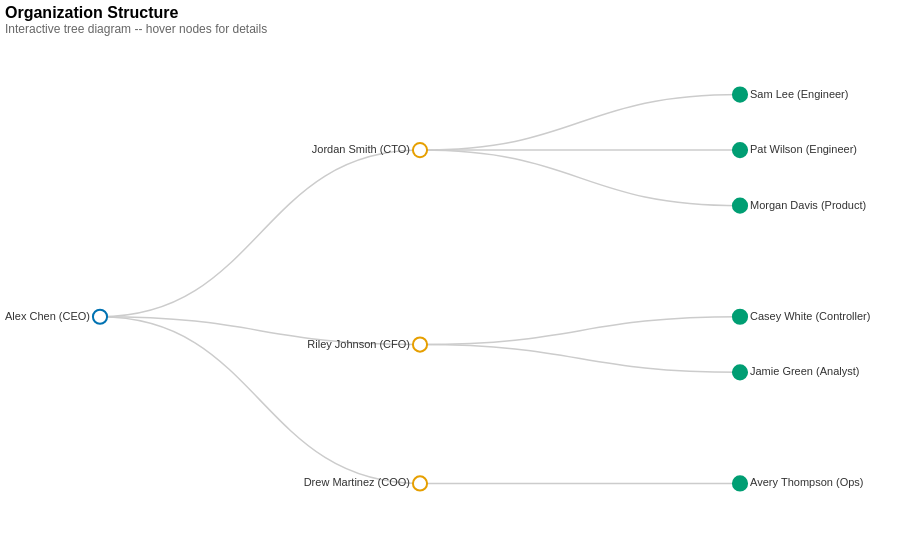

Write the Vega-Lite specification saved for this chart.
### Vega specification from a JSON file in a GitHub repository (floating-point values rounded to 4 significant figures)
{"$schema": "https://vega.github.io/schema/vega/v6.json", "_metadata": {"dataFormat": "Array of objects with 'id' (unique string), 'parent' (string referencing another id, or null for root), and 'name' (display label) fields. Hierarchical parent-child structure.", "customization": ["Replace 'values' array in data[0] with your hierarchy", "Change 'name' field or add additional fields for richer tooltips", "Adjust tree transform 'method' ('tidy' or 'cluster') and 'size' for layout", "Update scales[0] (depthColor) domain and range for your depth levels", "Switch orientation by swapping x/y assignments in the tree transform 'as' array", "Modify title.text and description for your context"], "notes": "The tidy layout algorithm spaces nodes evenly. Use 'cluster' method to align leaf nodes at the same depth."}, "description": "Organizational hierarchy tree diagram with tidy layout. Nodes represent people and departments with parent-child relationships shown as curved links.", "width": 800, "height": 500, "padding": 5, "data": [{"name": "tree", "values": [{"id": "1", "parent": null, "name": "Alex Chen (CEO)"}, {"id": "2", "parent": "1", "name": "Jordan Smith (CTO)"}, {"id": "3", "parent": "1", "name": "Riley Johnson (CFO)"}, {"id": "4", "parent": "1", "name": "Drew Martinez (COO)"}, {"id": "5", "parent": "2", "name": "Sam Lee (Engineer)"}, {"id": "6", "parent": "2", "name": "Pat Wilson (Engineer)"}, {"id": "7", "parent": "2", "name": "Morgan Davis (Product)"}, {"id": "8", "parent": "3", "name": "Casey White (Controller)"}, {"id": "9", "parent": "3", "name": "Jamie Green (Analyst)"}, {"id": "10", "parent": "4", "name": "Avery Thompson (Ops)"}], "transform": [{"type": "stratify", "key": "id", "parentKey": "parent"}, {"type": "tree", "method": "tidy", "size": [{"signal": "height"}, {"signal": "width - 160"}], "separation": true, "as": ["y", "x", "depth", "children"]}]}, {"name": "links", "source": "tree", "transform": [{"type": "treelinks"}, {"type": "linkpath", "orient": "horizontal", "shape": "diagonal"}]}], "scales": [{"name": "depthColor", "type": "ordinal", "domain": [0, 1, 2, 3, 4], "range": ["#0072B2", "#E69F00", "#009E73", "#CC79A7", "#56B4E9"]}], "marks": [{"type": "path", "from": {"data": "links"}, "encode": {"update": {"path": {"field": "path"}, "stroke": {"value": "#ccc"}, "strokeWidth": {"value": 1.5}}}}, {"type": "symbol", "from": {"data": "tree"}, "encode": {"enter": {"size": {"value": 200}, "stroke": {"scale": "depthColor", "field": "depth"}, "strokeWidth": {"value": 2}, "tooltip": {"signal": "{ 'Name': datum.name, 'Depth': datum.depth, 'Children': datum.children }"}}, "update": {"x": {"field": "x"}, "y": {"field": "y"}, "fill": [{"test": "datum.children > 0", "value": "#fff"}, {"scale": "depthColor", "field": "depth"}]}, "hover": {"stroke": {"value": "#333"}, "strokeWidth": {"value": 3}}}}, {"type": "text", "from": {"data": "tree"}, "encode": {"enter": {"text": {"field": "name"}, "fontSize": {"value": 11}, "fill": {"value": "#333"}, "baseline": {"value": "middle"}}, "update": {"x": {"field": "x"}, "y": {"field": "y"}, "dx": {"signal": "datum.children > 0 ? -10 : 10"}, "align": {"signal": "datum.children > 0 ? 'right' : 'left'"}}}}], "title": {"text": "Organization Structure", "subtitle": "Interactive tree diagram -- hover nodes for details", "fontSize": 16, "subtitleFontSize": 12, "subtitleColor": "#666", "anchor": "start"}, "config": {"view": {"stroke": null}}}
